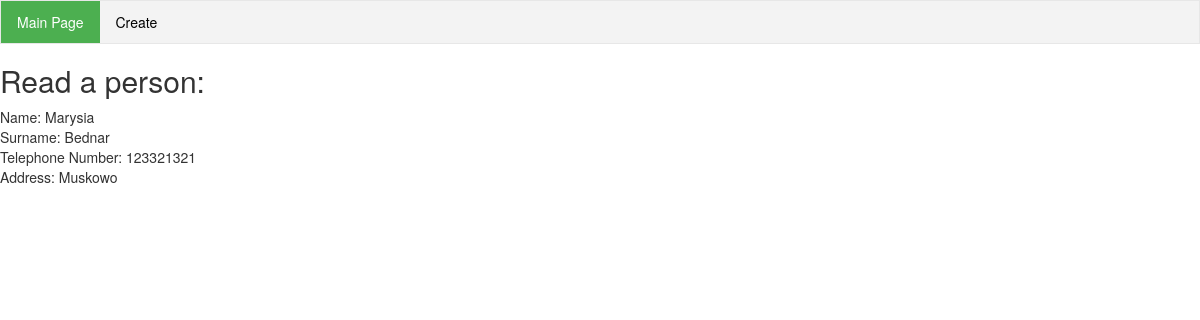
Screenshot of /read.php?id=3 with the database file from the repository.
### tables this page shows
CREATE TABLE `person` (
  `id` int(11) NOT NULL,
  `Name` varchar(100) NOT NULL,
  `Surname` varchar(100) NOT NULL,
  `Telephone_Number` varchar(9) NOT NULL,
  `Address` varchar(100) NOT NULL
);

### read.php (the view, shortened to what this page needs)
<?php
	$id = null;
    if ( !empty($_GET['id'])) {
        $id = $_REQUEST['id'];
    }
    if ( null==$id ) {
        header("Location: index.php");
    } else {
        $conn  = Database::connect();
        $conn ->setAttribute(PDO::ATTR_ERRMODE, PDO::ERRMODE_EXCEPTION);
        $sql = "SELECT * FROM person where id = ?";
        $q = $conn->prepare($sql);
        $q->execute(array($id));
        $data = $q->fetch(PDO::FETCH_ASSOC);
    }
?>
<!DOCTYPE html>
<html lang="en">
<head>
	<link rel="stylesheet" type="text/css" href="style.css">
	<link rel="stylesheet" href="http://maxcdn.bootstrapcdn.com/bootstrap/3.3.6/css/bootstrap.min.css">
</head>
<body>
<ul>
  <li><a class="active" href="index.php">Main Page</a></li>
  <li><a href="create.php">Create</a></li>
</ul>
<h2> Read a person: </h2>
<div>
Name: <?php echo $data['Name'];?>
</div>
<div>
Surname: <?php echo $data['Surname'];?>
</div>
<div>
Telephone Number: <?php echo $data['Telephone_Number'];?>
</div>
<div>
Address: <?php echo $data['Address'];?>
</div>
</body>
</html>

### style.css (style rules this page uses)
ul { list-style-type: none; margin: 0; padding: 0; overflow: hidden; border: 1px solid #e7e7e7; background-color: #f3f3f3; }
li { float: left; }
li a { display: block; color: black; text-align: center; padding: 11px 16px; text-decoration: none; }
li a.active { color: white; background-color: #4CAF50; }

### rows the page displays
person: Name "Marysia", Surname "Bednar", Telephone_Number "123321321", Address "Muskowo"
